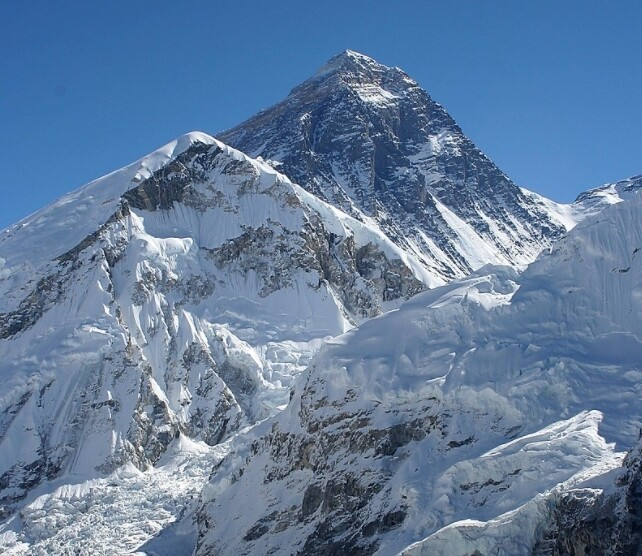
#> input picture Chapter1410/testImg.jpg, 642 x 556 px
$ jupyter execute Chapter1410.ipynb
#> lines starting #> are read from the running program, lines starting #| are printed output that depends on the picture
<h1>Chapter 1.4.10 Histograms in OpenCV</h1>

<p>히스토그램(histogram)은 데이터 값의 분포를 그래프 형태로 표현한 것으로, 특히 이미지 처리에서 각 픽셀의 밝기 또는 색상 값이 얼마나 자주 발생하는지를 시각화할 때 자주 사용됩니다.</p>
<p>그레이스케일 이미지의 경우 픽셀 값이 0부터 255까지 범위를 가질 수 있습니다.</p>

[cell 1]
import cv2
import numpy as np
from matplotlib import pyplot as plt

<h2>1. Using Matplotlib</h2>

[cell 2]
# 그레이스케일 영상의 히스토그램 출력
img = cv2.imread('testImg.jpg',0)
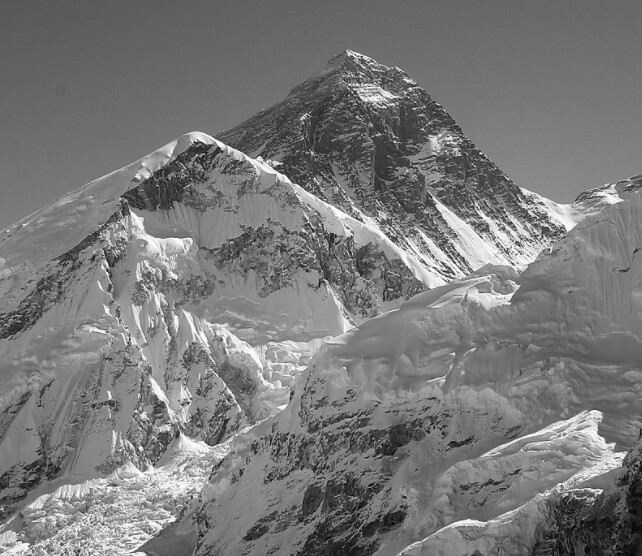
#> img: shape (556, 642); min 3, max 255, mean 120.5
plt.hist(img.ravel(),256,[0,256])
plt.show()
#> figure, not shown here; tallest bar 6612 high, from x = 109 to 110

[cell 3]
# B, G, R 채널 별 히스토그램 출력
img = cv2.imread('testImg.jpg')
#> img is the input picture: shape (556, 642, 3); mean B, G, R 156.9, 124.8, 98.1
color = ('b','g','r')
for i,col in enumerate(color):
  histr = cv2.calcHist([img],[i],None,[256],[0,256])
  plt.plot(histr,color = col)
  plt.xlim([0,256])
plt.show()
#> figure, not shown here; curve peaks at x = 172, y = 6581; curve peaks at x = 119, y = 6935; curve peaks at x = 59, y = 6767

<h2>2. Using OpenCV</h2>

[cell 4]
img = cv2.imread('testImg.jpg',0)

# create a mask
mask = np.zeros(img.shape[:2], np.uint8)

# 바깥의 100 만큼의 영역은 255(검은색) 처리
mask[100:456, 100:542] = 255
masked_img = cv2.bitwise_and(img,img,mask = mask)
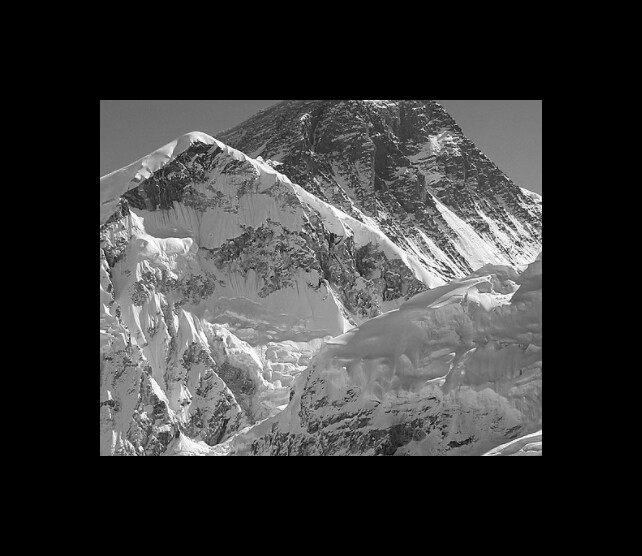
#> masked_img: shape (556, 642); min 0, max 255, mean 56

# Calculate histogram with mask and without mask
# Check third argument for mask
hist_full = cv2.calcHist([img],[0],None,[256],[0,256])
#> hist_full = 256 values, max 6612 at index 109, min 0 at index 0, mean 1394.3
hist_mask = cv2.calcHist([img],[0],mask,[256],[0,256])
#> hist_mask = 256 values, max 2204 at index 114, min 0 at index 0, mean 614.7

plt.subplot(221), plt.imshow(img, 'gray')
plt.subplot(222), plt.imshow(mask,'gray')
plt.subplot(223), plt.imshow(masked_img, 'gray')
plt.subplot(224), plt.plot(hist_full), plt.plot(hist_mask)
plt.xlim([0,256])

plt.show()
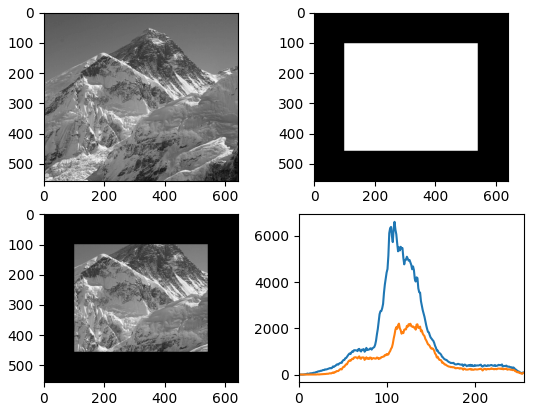
#> figure drawn by matplotlib, 4 panels; panel 4: curve peaks at x = 109, y = 6612; panel 4: curve peaks at x = 114, y = 2204

[cell 5]
img = cv2.imread('testImg.jpg',0)
hist,bins = np.histogram(img.flatten(),256,[0,256])
#> hist has the same summary as hist_full; bins = 257 values from 0 to 256
cdf = hist.cumsum()
#> cdf = 256 values from 0 to 356952
cdf_normalized = cdf * hist.max()/ cdf.max()
#> cdf_normalized = 256 values from 0 to 6612

plt.plot(cdf_normalized, color = 'b')
plt.hist(img.flatten(),256,[0,256], color = 'r')
plt.xlim([0,256])
plt.legend(('cdf','histogram'), loc = 'upper left')

plt.show()
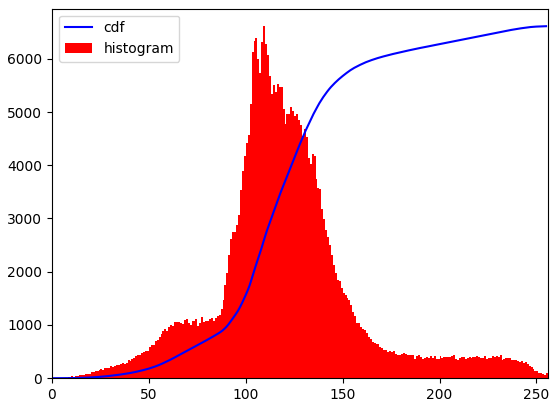
#> figure drawn by matplotlib, 1 panel; tallest bar 6612 high, from x = 109 to 110; curve peaks at x = 255, y = 6612

[cell 6]
cdf_m = np.ma.masked_equal(cdf,0)
cdf_m = (cdf_m - cdf_m.min())*255/(cdf_m.max()-cdf_m.min())
cdf = np.ma.filled(cdf_m,0).astype('uint8')
#> cdf = 256 values from 0 to 255

[cell 7]
img2 = cdf[img]
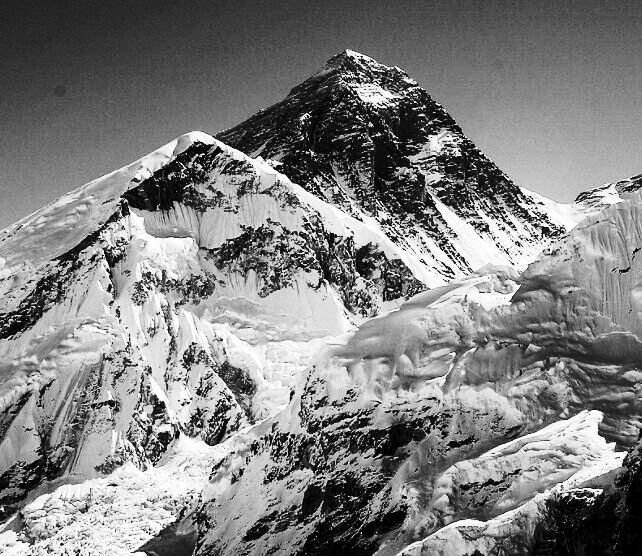
#> img2: shape (556, 642); min 0, max 255, mean 128.3

[cell 8]
hist,bins = np.histogram(img2.flatten(),256,[0,256])
#> hist = 256 values, max 6612 at index 98, min 0 at index 36, mean 1394.3
cdf = hist.cumsum()
#> cdf = 256 values from 1275 to 356952
cdf_normalized = cdf * hist.max()/ cdf.max()
#> cdf_normalized = 256 values from 23.62 to 6612

plt.plot(cdf_normalized, color = 'b')
plt.hist(img2.flatten(),256,[0,256], color = 'r')
plt.xlim([0,256])
plt.legend(('cdf','histogram'), loc = 'upper left')

plt.show()
#> figure, not shown here; tallest bar 6612 high, from x = 98 to 99; curve peaks at x = 255, y = 6612

<h2>Histograms Equalization in OpenCV</h2>

[cell 9]
img = cv2.imread('./datasets/test4.jpg',0)
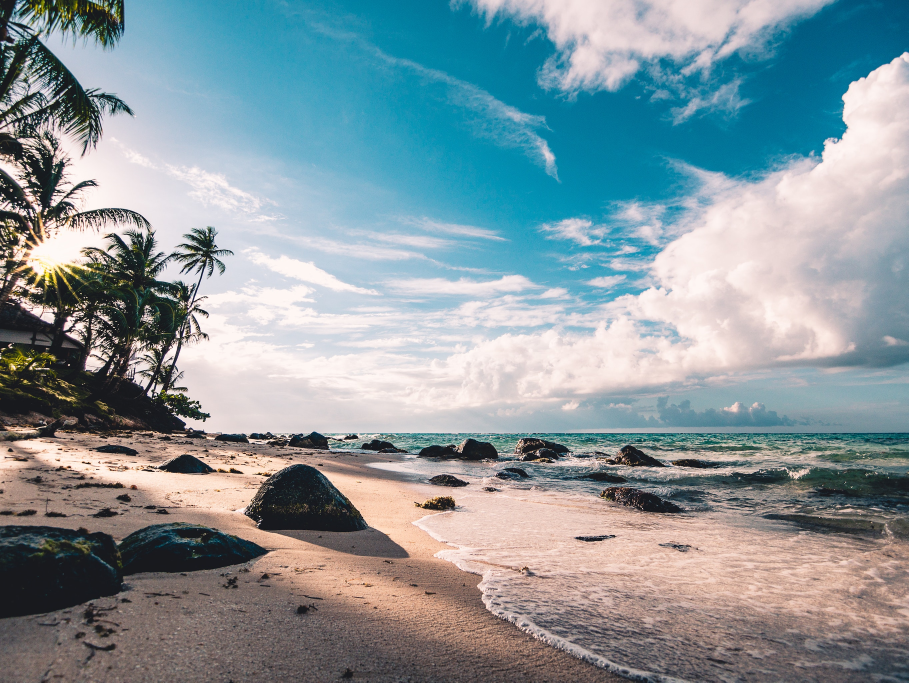
#> input picture Chapter1410/datasets/test4.jpg, 2726 x 2047 px (shown at 1/3 size)
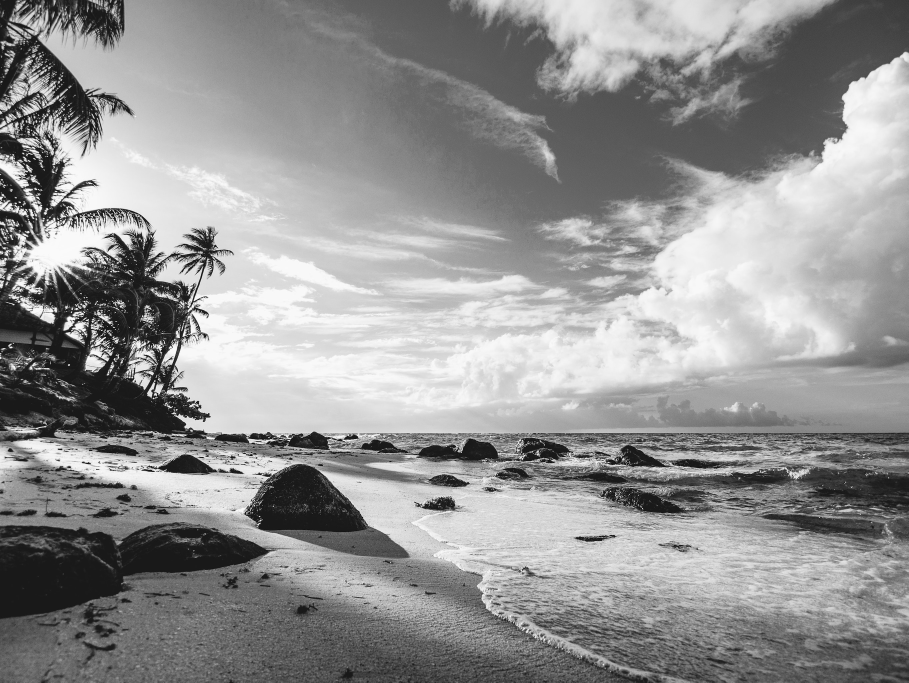
#> img: shape (2047, 2726) (shown at 1/3 size); min 0, max 255, mean 147.1
equ = cv2.equalizeHist(img)
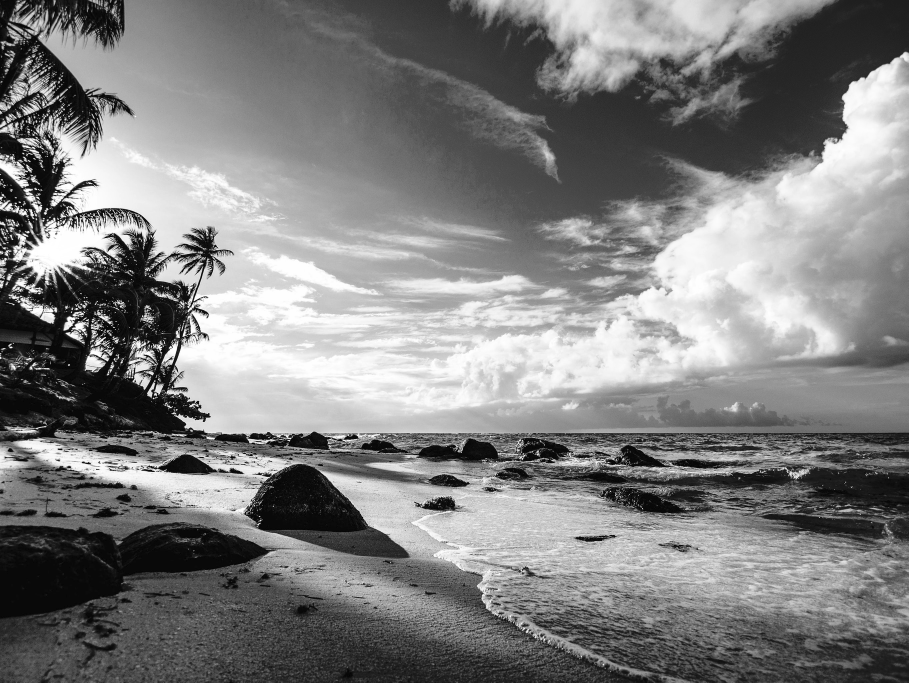
#> equ: shape (2047, 2726) (shown at 1/3 size); min 0, max 255, mean 127.9
res = np.hstack((img,equ)) #stacking images side-by-side
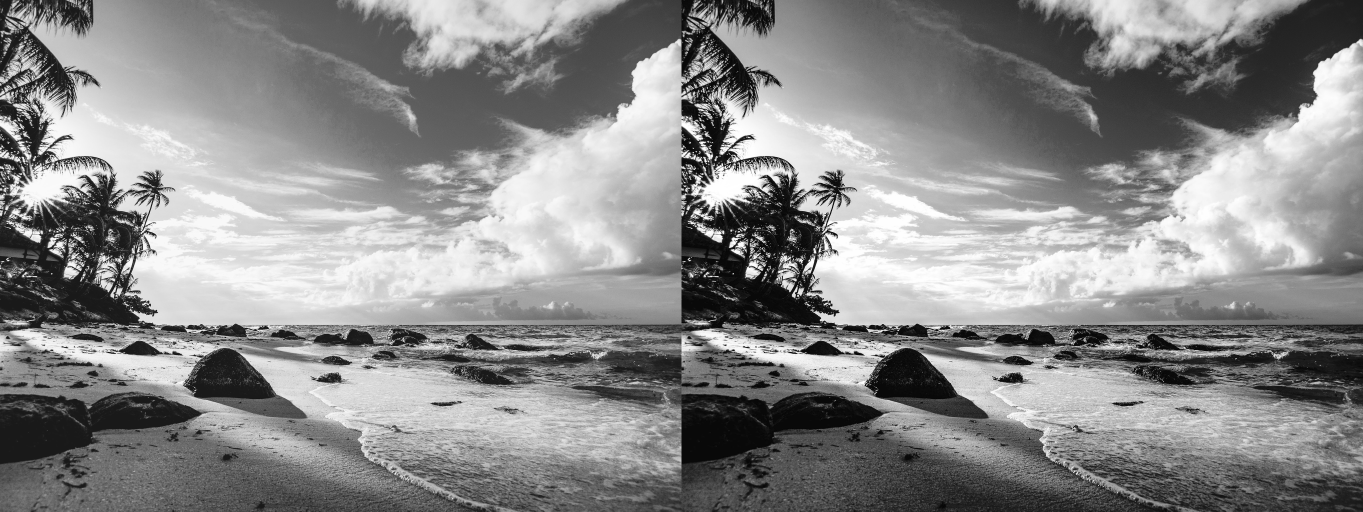
#> res: shape (2047, 5452) (shown at 1/4 size); min 0, max 255, mean 137.5

plt.figure(figsize=(24,8))
plt.subplot(1,2,1),plt.imshow(img, 'gray')
plt.title('original'), plt.xticks([]), plt.yticks([])
plt.subplot(1,2,2),plt.imshow(equ, 'gray')
plt.title('equ'), plt.xticks([]), plt.yticks([])

plt.show()

[cell 10]
img = cv2.imread('./datasets/test4.jpg',0)
# create a CLAHE object (Arguments are optional).
clahe = cv2.createCLAHE(clipLimit=2.0, tileGridSize=(8,8))
cl1 = clahe.apply(img)
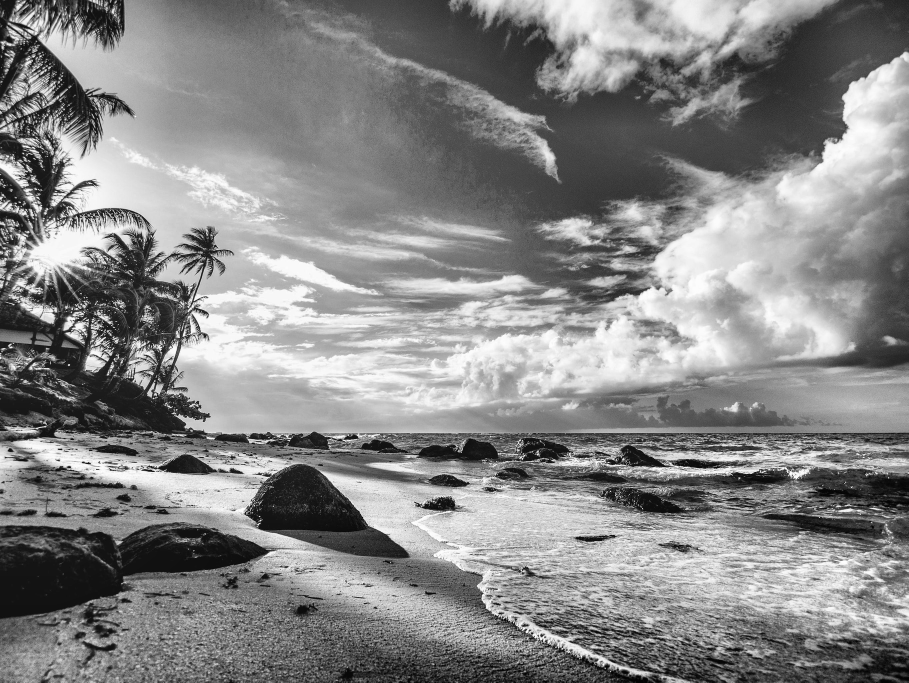
#> cl1: shape (2047, 2726) (shown at 1/3 size); min 0, max 255, mean 135.1

plt.figure(figsize=(24,8))
plt.subplot(1,2,1),plt.imshow(cl1, 'gray')
plt.xticks([]), plt.yticks([])

plt.show()
